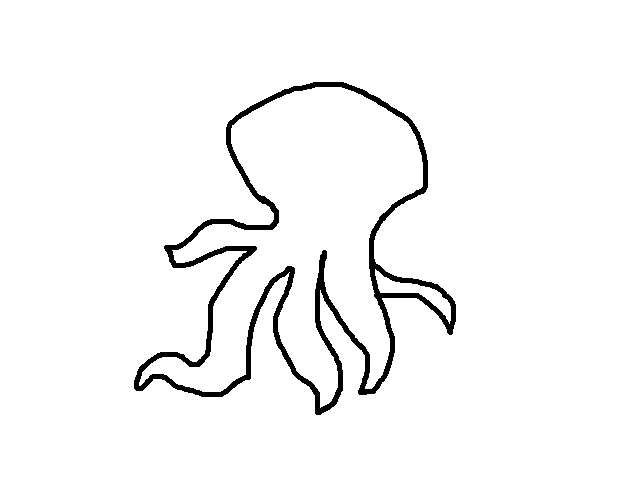
#> input picture squid.png, 640 x 480 px
$ python contours.py   (older library calls are emulated)
#> lines starting #> are read from the running program, lines starting #| are printed output that depends on the picture; after the words box and inside, x2 and y2 are one past the last pixel; in counts of white or black regions, pixels touching at a corner belong together
import numpy as np
import cv2 as cv
# im = cv.imread('hide.png')
im = cv.imread('squid.png')
#> im is the input picture: shape (480, 640, 3); 96.6% white; 1 black region, box (x1, y1, x2, y2) and area: (134, 82, 456, 415) 10359
imgray = cv.cvtColor(im, cv.COLOR_BGR2GRAY)
#> imgray: shape (480, 640); 96.6% white; 1 black region
ret, thresh = cv.threshold(imgray, 127, 255, 0)
# im2, contours, hierarchy = cv.findContours(thresh, cv.RETR_TREE, cv.CHAIN_APPROX_SIMPLE)
contours, hierarchy = cv.findContours(thresh, cv.RETR_TREE, cv.CHAIN_APPROX_SIMPLE)
#> contours = 4 contours; box (x1, y1, x2, y2) and area: (0, 0, 640, 480) 306081, (133, 81, 457, 416) 53322, (139, 87, 423, 408) 40246, (375, 269, 451, 324) 917

# cv.drawContours(im, contours, -1, (0,255,0), 3)
cv.drawContours(im, contours, 1, (0,255,0), 3)
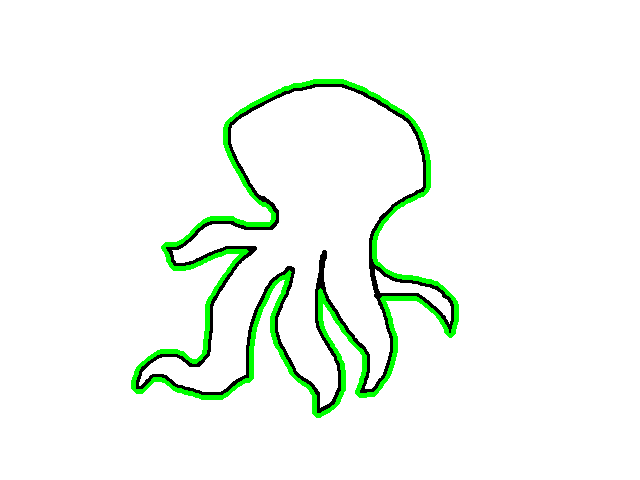
#> im: shape (480, 640, 3); 2.85% of pixels changed, all inside (x1, y1, x2, y2) = (131, 79, 459, 418)

print(contours[1])
#> (printed output is left out)
print(len(contours[1]))
#| 816

cv.imshow('contours',im)
cv.waitKey(0)
cv.destroyAllWindows()

$ run again, with hide.png copied over squid.png
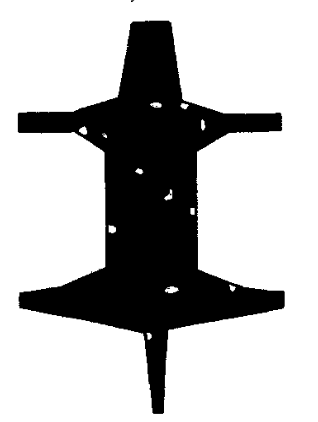
#> input picture hide.png, 318 x 422 px
#> im is the input picture: shape (422, 318, 3); min 0, max 255, mean 185.9
#> `ret, thresh = cv.threshold(imgray, 127, 255, 0)`:
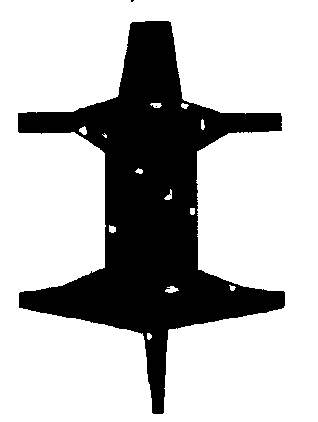
#> thresh: shape (422, 318); 72.9% white; 3 black regions (2 under 20 px)
#> contours = 16 contours, 5 with area under 20; largest, box (x1, y1, x2, y2) and area: (0, 0, 318, 422) 133452, (17, 20, 286, 415) 37532, (165, 286, 179, 293) 44, (79, 126, 87, 135) 36, (109, 225, 116, 233) 32
#> `cv.drawContours(im, contours, 1, (0,255,0), 3)`:
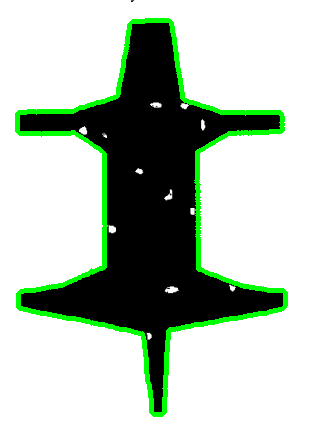
#> im: shape (422, 318, 3); 5.37% of pixels changed, all inside (x1, y1, x2, y2) = (15, 18, 288, 417)
#> (printed output is left out)
